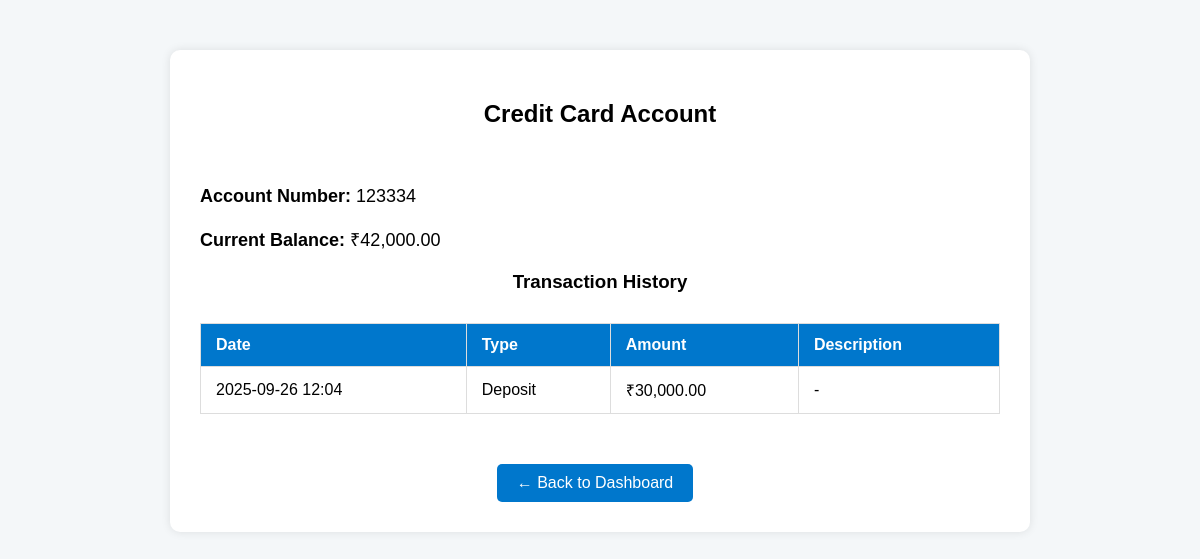
Screenshot of /account/4 (signed in) with the database file from the repository.
### original.py (models this page shows)
class Account(db.Model):
    account_id = db.Column(db.Integer, primary_key=True)
    user_id = db.Column(db.Integer, db.ForeignKey('user.user_id'), nullable=False)
    account_number = db.Column(db.String(20), unique=True, nullable=False)
    account_type = db.Column(db.String(50), nullable=False)
    balance = db.Column(db.Numeric(12, 2), nullable=False, default=0.00)
    status = db.Column(db.String(20), default='Active')
    created_at = db.Column(db.DateTime, default=datetime.utcnow)
    ifsc_code = db.Column(db.String(20))
    branch_name = db.Column(db.String(100))
    transactions = db.relationship('Transaction', backref='account', lazy=True)

class Transaction(db.Model):
    transaction_id = db.Column(db.Integer, primary_key=True)
    account_id = db.Column(db.Integer, db.ForeignKey('account.account_id'), nullable=False)
    transaction_type = db.Column(db.String(50), nullable=False)
    amount = db.Column(db.Numeric(12, 2), nullable=False)
    balance = db.Column(db.Numeric(12, 2), nullable=False, default=0.00)
    description = db.Column(db.String(255))
    timestamp = db.Column(db.DateTime, default=datetime.utcnow)

### original.py (the view)
@app.route('/account/<int:account_id>')
def account_details(account_id):
    if 'username' not in session:
        return redirect(url_for('login'))
    user = User.query.filter_by(username=session['username']).first()
    account = Account.query.filter_by(account_id=account_id, user_id=user.user_id).first()
    transactions = Transaction.query.filter_by(account_id=account.account_id).order_by(Transaction.timestamp.desc()).all()
    return render_template('account_details.html', account=account, transactions=transactions)

### templates/account_details.html (shortened to what this page needs)
<!DOCTYPE html>
<html lang="en">
<head>
</head>
<body>
    <div class="details-container">
         <h2>{{ account.account_type }} Account</h2>
        <div class="info"><strong>Account Number:</strong> {{ account.account_number }}</div>
        <div class="info"><strong>Current Balance:</strong> ₹{{ "{:,.2f}".format(account.balance) }}</div>
        <h3>Transaction History</h3>
        {% if transactions %}
            <table>
                <tr>
                    <th>Date</th>
                    <th>Type</th>
                    <th>Amount</th>
                    <th>Description</th>
                </tr>
                {% for txn in transactions %}
                <tr>
                    <td>{{ txn.timestamp.strftime('%Y-%m-%d %H:%M') }}</td>
                    <td>{{ txn.transaction_type }}</td>
                    <td>₹{{ "{:,.2f}".format(txn.amount) }}</td>
                    <td>{{ txn.description or '-' }}</td>
                </tr>
                {% endfor %}
            </table>
        {% else %}
            <p style="text-align:center;">No transactions found for this account.</p>
        {% endif %}
        <div class="btn-container">
            <a href="{{ url_for('dashboard') }}" class="btn">← Back to Dashboard</a>
        </div>
    </div>
</body>
</html>

### templates/account_details.html (style rules this page uses)
body { font-family: Arial, sans-serif; margin: 40px; background-color: #f4f7f9; }
.details-container { max-width: 800px; margin: 50px auto; background-color: white; padding: 30px; border-radius: 10px; box-shadow: 0 0 10px rgba(0,0,0,0.1); }
h2, h3 { text-align: center; }
.info { font-size: 18px; margin: 20px 0; }
table { width: 100%; border-collapse: collapse; margin-top: 30px; }
th, td { padding: 12px 15px; border: 1px solid #ddd; text-align: left; }
th { background-color: #0077cc; color: white; }
.btn { display: inline-block; margin-top: 30px; text-decoration: none; background: #0077cc; color: white; padding: 10px 20px; border-radius: 5px; margin-right: 10px; }
.btn-container { text-align: center; margin-top: 20px; }

### rows the page displays
Account: account_type "Credit Card", account_number "123334", balance "42,000.00"
Transaction: timestamp "2025-09-26 12:04", transaction_type "Deposit", amount "30,000.00", description "-"
